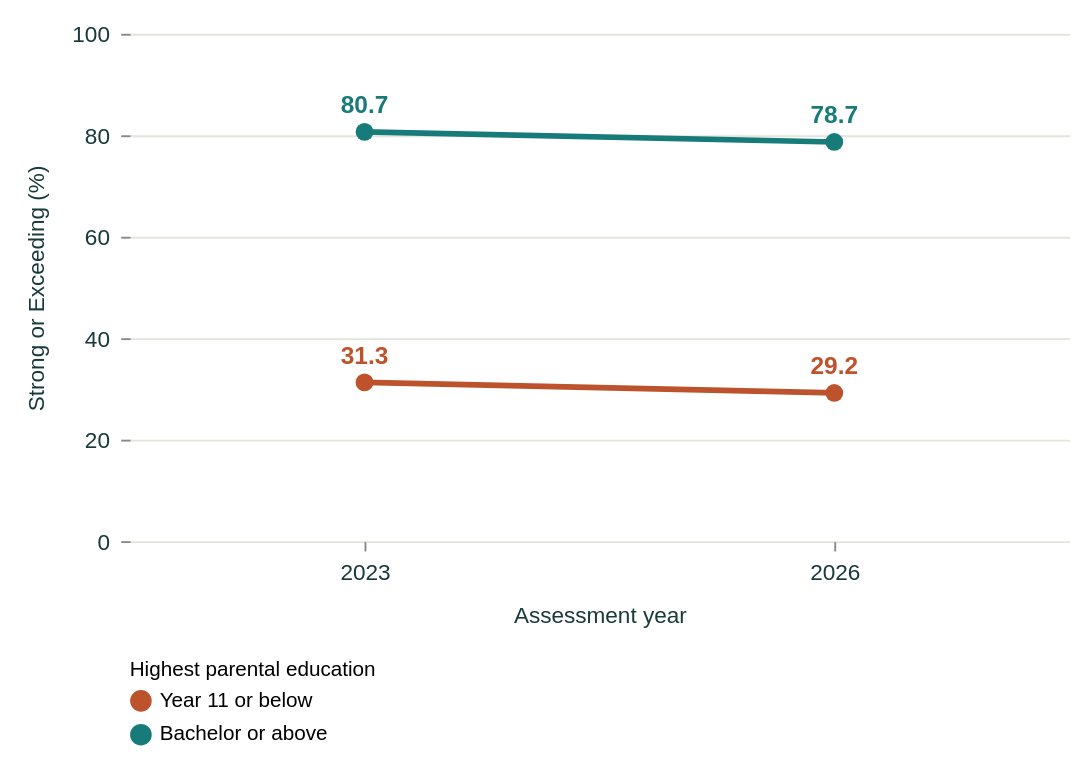

Write a Vega-Lite specification for this figure.
### Vega-Lite specification from a JSON file in a GitHub repository (floating-point values rounded to 4 significant figures)
{"$schema": "https://vega.github.io/schema/vega-lite/v5.json", "background": "transparent", "padding": 12, "config": {"font": "Arial", "view": {"stroke": null}, "axis": {"labelFontSize": 12, "titleFontSize": 12, "titleFontWeight": "normal", "labelColor": "#193a3a", "titleColor": "#193a3a", "domain": false, "gridColor": "#e1e5dd", "labelPadding": 6, "titlePadding": 12}, "legend": {"orient": "bottom", "titleLimit": 300, "labelLimit": 220, "labelFontSize": 11, "titleFontSize": 11, "titleFontWeight": "normal"}, "title": {"anchor": "start", "fontSize": 14, "color": "#193a3a"}}, "width": 500, "height": 270, "data": {"values": [{"year": 2023, "parent": "Year 11 or below", "proficient": 31.29}, {"year": 2023, "parent": "Bachelor or above", "proficient": 80.67}, {"year": 2026, "parent": "Year 11 or below", "proficient": 29.21}, {"year": 2026, "parent": "Bachelor or above", "proficient": 78.68}]}, "encoding": {"x": {"field": "year", "type": "ordinal", "title": "Assessment year", "axis": {"labelAngle": 0}}, "y": {"field": "proficient", "type": "quantitative", "title": "Strong or Exceeding (%)", "scale": {"domain": [0, 100]}}, "color": {"field": "parent", "type": "nominal", "title": "Highest parental education", "scale": {"domain": ["Year 11 or below", "Bachelor or above"], "range": ["#bd532c", "#177b79"]}, "legend": {"columns": 1}}, "detail": {"field": "parent"}, "tooltip": [{"field": "parent", "title": "Parental education"}, {"field": "year", "title": "Year", "format": "d"}, {"field": "proficient", "title": "Strong or Exceeding (%)", "format": ".1f"}]}, "layer": [{"mark": {"type": "line", "point": {"filled": true, "size": 90}, "strokeWidth": 3}}, {"mark": {"type": "text", "dy": -14, "fontSize": 13, "fontWeight": "bold"}, "encoding": {"text": {"field": "proficient", "type": "quantitative", "format": ".1f"}}}]}
